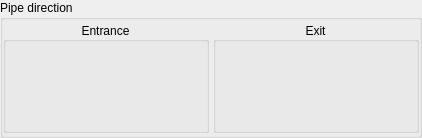
     <widget class="QGroupBox" name="warpBoxDirect">
      <property name="title">
       <string>Pipe direction</string>
      </property>
      <layout class="QHBoxLayout" name="horizontalLayout">
       <property name="spacing">
        <number>4</number>
       </property>
       <property name="leftMargin">
        <number>0</number>
       </property>
       <property name="topMargin">
        <number>2</number>
       </property>
       <property name="rightMargin">
        <number>0</number>
       </property>
       <property name="bottomMargin">
        <number>2</number>
       </property>
       <item>
        <widget class="QGroupBox" name="WarpEntranceGrp">
         <property name="maximumSize">
          <size>
           <width>16777215</width>
           <height>111</height>
          </size>
         </property>
         <property name="title">
          <string>Entrance</string>
         </property>
         <property name="alignment">
          <set>Qt::AlignCenter</set>
         </property>
         <property name="flat">
          <bool>false</bool>
         </property>
         <layout class="QGridLayout" name="gridLayout_2">
          <property name="leftMargin">
           <number>0</number>
          </property>
          <property name="topMargin">
           <number>0</number>
          </property>
          <property name="rightMargin">
           <number>0</number>
          </property>
          <property name="bottomMargin">
           <number>0</number>
          </property>
          <property name="spacing">
           <number>0</number>
          </property>
          <item row="2" column="4">
           <spacer name="horizontalSpacer_3">
            <property name="orientation">
             <enum>Qt::Horizontal</enum>
            </property>
            <property name="sizeHint" stdset="0">
             <size>
              <width>40</width>
              <height>20</height>
             </size>
            </property>
           </spacer>
          </item>
          <item row="1" column="2">
           <widget class="QPushButton" name="Entr_Down">
            <property name="minimumSize">
             <size>
              <width>16</width>
              <height>16</height>
             </size>
            </property>
            <property name="toolTip">
             <string>Down</string>
            </property>
            <property name="icon">
             <iconset resource="../../_resources/editor.qrc">
              <normaloff>:/arrows/arrows/black_down.png</normaloff>
              <normalon>:/arrows/arrows/red_down.png</normalon>:/arrows/arrows/black_down.png</iconset>
            </property>
            <property name="checkable">
             <bool>true</bool>
            </property>
            <property name="checked">
             <bool>false</bool>
            </property>
            <property name="autoExclusive">
             <bool>true</bool>
            </property>
            <property name="flat">
             <bool>true</bool>
            </property>
           </widget>
          </item>
          <item row="2" column="3">
           <widget class="QPushButton" name="Entr_Left">
            <property name="minimumSize">
             <size>
              <width>16</width>
              <height>16</height>
             </size>
            </property>
            <property name="toolTip">
             <string>Left</string>
            </property>
            <property name="icon">
             <iconset resource="../../_resources/editor.qrc">
              <normaloff>:/arrows/arrows/black_left.png</normaloff>
              <normalon>:/arrows/arrows/red_left.png</normalon>:/arrows/arrows/black_left.png</iconset>
            </property>
            <property name="checkable">
             <bool>true</bool>
            </property>
            <property name="checked">
             <bool>false</bool>
            </property>
            <property name="autoExclusive">
             <bool>true</bool>
            </property>
            <property name="flat">
             <bool>true</bool>
            </property>
           </widget>
          </item>
          <item row="2" column="1">
           <widget class="QPushButton" name="Entr_Right">
            <property name="minimumSize">
             <size>
              <width>16</width>
              <height>16</height>
             </size>
            </property>
            <property name="toolTip">
             <string>Right</string>
            </property>
            <property name="icon">
             <iconset resource="../../_resources/editor.qrc">
              <normaloff>:/arrows/arrows/black_right.png</normaloff>
              <normalon>:/arrows/arrows/red_right.png</normalon>:/arrows/arrows/black_right.png</iconset>
            </property>
            <property name="checkable">
             <bool>true</bool>
            </property>
            <property name="autoExclusive">
             <bool>true</bool>
            </property>
            <property name="flat">
             <bool>true</bool>
            </property>
           </widget>
          </item>
          <item row="2" column="2">
           <widget class="QLabel" name="label_2">
            <property name="minimumSize">
             <size>
              <width>16</width>
              <height>16</height>
             </size>
            </property>
            <property name="toolTip">
             <string notr="true"/>
            </property>
            <property name="text">
             <string notr="true"/>
            </property>
            <property name="pixmap">
             <pixmap resource="../../_resources/editor.qrc">:/arrows/arrows/box.png</pixmap>
            </property>
            <property name="alignment">
             <set>Qt::AlignCenter</set>
            </property>
           </widget>
          </item>
          <item row="3" column="2">
           <widget class="QPushButton" name="Entr_Up">
            <property name="minimumSize">
             <size>
              <width>16</width>
              <height>16</height>
             </size>
            </property>
            <property name="toolTip">
             <string>Up</string>
            </property>
            <property name="icon">
             <iconset resource="../../_resources/editor.qrc">
              <normaloff>:/arrows/arrows/black_up.png</normaloff>
              <normalon>:/arrows/arrows/red_up.png</normalon>:/arrows/arrows/black_up.png</iconset>
            </property>
            <property name="checkable">
             <bool>true</bool>
            </property>
            <property name="checked">
             <bool>false</bool>
            </property>
            <property name="autoExclusive">
             <bool>true</bool>
            </property>
            <property name="flat">
             <bool>true</bool>
            </property>
           </widget>
          </item>
          <item row="2" column="0">
           <spacer name="horizontalSpacer_4">
            <property name="orientation">
             <enum>Qt::Horizontal</enum>
            </property>
            <property name="sizeHint" stdset="0">
             <size>
              <width>40</width>
              <height>20</height>
             </size>
            </property>
           </spacer>
          </item>
          <item row="0" column="2">
           <spacer name="verticalSpacer_3">
            <property name="orientation">
             <enum>Qt::Vertical</enum>
            </property>
            <property name="sizeType">
             <enum>QSizePolicy::Preferred</enum>
            </property>
            <property name="sizeHint" stdset="0">
             <size>
              <width>0</width>
              <height>22</height>
             </size>
            </property>
           </spacer>
          </item>
          <item row="4" column="2">
           <spacer name="verticalSpacer_4">
            <property name="orientation">
             <enum>Qt::Vertical</enum>
            </property>
            <property name="sizeType">
             <enum>QSizePolicy::Preferred</enum>
            </property>
            <property name="sizeHint" stdset="0">
             <size>
              <width>0</width>
              <height>22</height>
             </size>
            </property>
           </spacer>
          </item>
         </layout>
        </widget>
       </item>
       <item>
        <widget class="QGroupBox" name="WarpExitGrp">
         <property name="enabled">
          <bool>true</bool>
         </property>
         <property name="maximumSize">
          <size>
           <width>16777215</width>
           <height>111</height>
          </size>
         </property>
         <property name="title">
          <string>Exit</string>
         </property>
         <property name="alignment">
          <set>Qt::AlignCenter</set>
         </property>
         <layout class="QGridLayout" name="gridLayout">
          <property name="leftMargin">
           <number>0</number>
          </property>
          <property name="topMargin">
           <number>0</number>
          </property>
          <property name="rightMargin">
           <number>0</number>
          </property>
          <property name="bottomMargin">
           <number>0</number>
          </property>
          <property name="spacing">
           <number>0</number>
          </property>
          <item row="1" column="2">
           <widget class="QPushButton" name="Exit_Up">
            <property name="minimumSize">
             <size>
              <width>16</width>
              <height>16</height>
             </size>
            </property>
            <property name="toolTip">
             <string>Up</string>
            </property>
            <property name="icon">
             <iconset resource="../../_resources/editor.qrc">
              <normaloff>:/arrows/arrows/black_up.png</normaloff>
              <normalon>:/arrows/arrows/green_up.png</normalon>:/arrows/arrows/black_up.png</iconset>
            </property>
            <property name="checkable">
             <bool>true</bool>
            </property>
            <property name="checked">
             <bool>false</bool>
            </property>
            <property name="autoExclusive">
             <bool>true</bool>
            </property>
            <property name="flat">
             <bool>true</bool>
            </property>
           </widget>
          </item>
          <item row="2" column="1">
           <widget class="QPushButton" name="Exit_Left">
            <property name="minimumSize">
             <size>
              <width>16</width>
              <height>16</height>
             </size>
            </property>
            <property name="toolTip">
             <string>Left</string>
            </property>
            <property name="icon">
             <iconset resource="../../_resources/editor.qrc">
              <normaloff>:/arrows/arrows/black_left.png</normaloff>
              <normalon>:/arrows/arrows/green_left.png</normalon>:/arrows/arrows/black_left.png</iconset>
            </property>
            <property name="checkable">
             <bool>true</bool>
            </property>
            <property name="checked">
             <bool>false</bool>
            </property>
            <property name="autoExclusive">
             <bool>true</bool>
            </property>
            <property name="flat">
             <bool>true</bool>
            </property>
           </widget>
          </item>
          <item row="2" column="2">
           <widget class="QLabel" name="label_7">
            <property name="minimumSize">
             <size>
              <width>16</width>
              <height>16</height>
             </size>
            </property>
            <property name="toolTip">
             <string notr="true"/>
            </property>
            <property name="text">
             <string notr="true"/>
            </property>
            <property name="pixmap">
             <pixmap resource="../../_resources/editor.qrc">:/arrows/arrows/box.png</pixmap>
            </property>
            <property name="alignment">
             <set>Qt::AlignCenter</set>
            </property>
           </widget>
          </item>
          <item row="2" column="3">
           <widget class="QPushButton" name="Exit_Right">
            <property name="minimumSize">
             <size>
              <width>16</width>
              <height>16</height>
             </size>
            </property>
            <property name="toolTip">
             <string>Right</string>
            </property>
            <property name="icon">
             <iconset resource="../../_resources/editor.qrc">
              <normaloff>:/arrows/arrows/black_right.png</normaloff>
              <normalon>:/arrows/arrows/green_right.png</normalon>:/arrows/arrows/black_right.png</iconset>
            </property>
            <property name="checkable">
             <bool>true</bool>
            </property>
            <property name="autoExclusive">
             <bool>true</bool>
            </property>
            <property name="flat">
             <bool>true</bool>
            </property>
           </widget>
          </item>
          <item row="4" column="2">
           <spacer name="verticalSpacer_2">
            <property name="orientation">
             <enum>Qt::Vertical</enum>
            </property>
            <property name="sizeType">
             <enum>QSizePolicy::Preferred</enum>
            </property>
            <property name="sizeHint" stdset="0">
             <size>
              <width>0</width>
              <height>22</height>
             </size>
            </property>
           </spacer>
          </item>
          <item row="0" column="2">
           <spacer name="verticalSpacer">
            <property name="orientation">
             <enum>Qt::Vertical</enum>
            </property>
            <property name="sizeType">
             <enum>QSizePolicy::Preferred</enum>
            </property>
            <property name="sizeHint" stdset="0">
             <size>
              <width>0</width>
              <height>22</height>
             </size>
            </property>
           </spacer>
          </item>
          <item row="3" column="2">
           <widget class="QPushButton" name="Exit_Down">
            <property name="minimumSize">
             <size>
              <width>16</width>
              <height>16</height>
             </size>
            </property>
            <property name="toolTip">
             <string>Down</string>
            </property>
            <property name="icon">
             <iconset resource="../../_resources/editor.qrc">
              <normaloff>:/arrows/arrows/black_down.png</normaloff>
              <normalon>:/arrows/arrows/green_down.png</normalon>:/arrows/arrows/black_down.png</iconset>
            </property>
            <property name="checkable">
             <bool>true</bool>
            </property>
            <property name="autoExclusive">
             <bool>true</bool>
            </property>
            <property name="flat">
             <bool>true</bool>
            </property>
           </widget>
          </item>
          <item row="2" column="0">
           <spacer name="horizontalSpacer">
            <property name="orientation">
             <enum>Qt::Horizontal</enum>
            </property>
            <property name="sizeHint" stdset="0">
             <size>
              <width>40</width>
              <height>20</height>
             </size>
            </property>
           </spacer>
          </item>
          <item row="2" column="4">
           <spacer name="horizontalSpacer_2">
            <property name="orientation">
             <enum>Qt::Horizontal</enum>
            </property>
            <property name="sizeHint" stdset="0">
             <size>
              <width>40</width>
              <height>20</height>
             </size>
            </property>
           </spacer>
          </item>
         </layout>
        </widget>
       </item>
      </layout>
     </widget>
